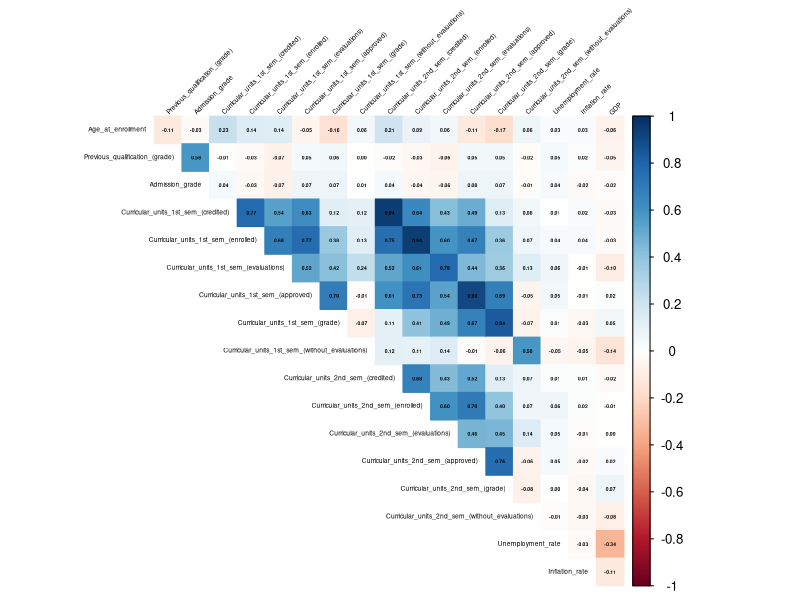
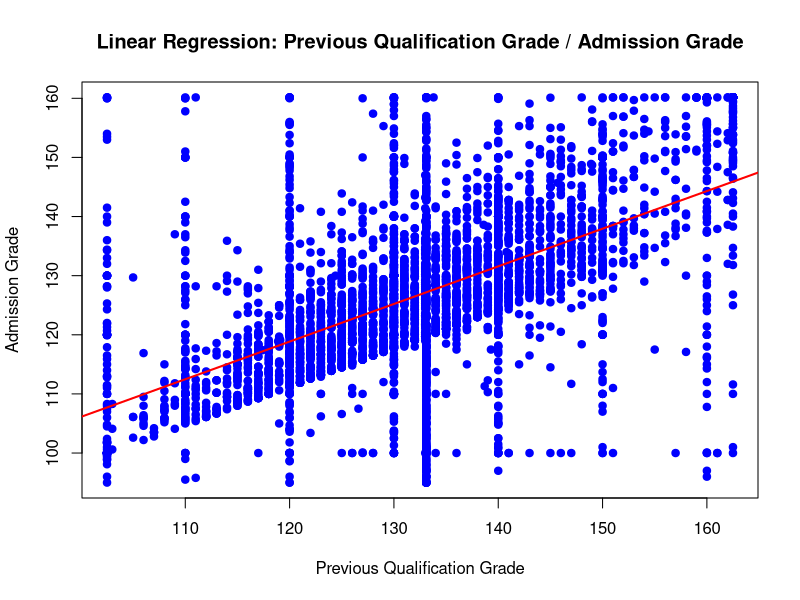
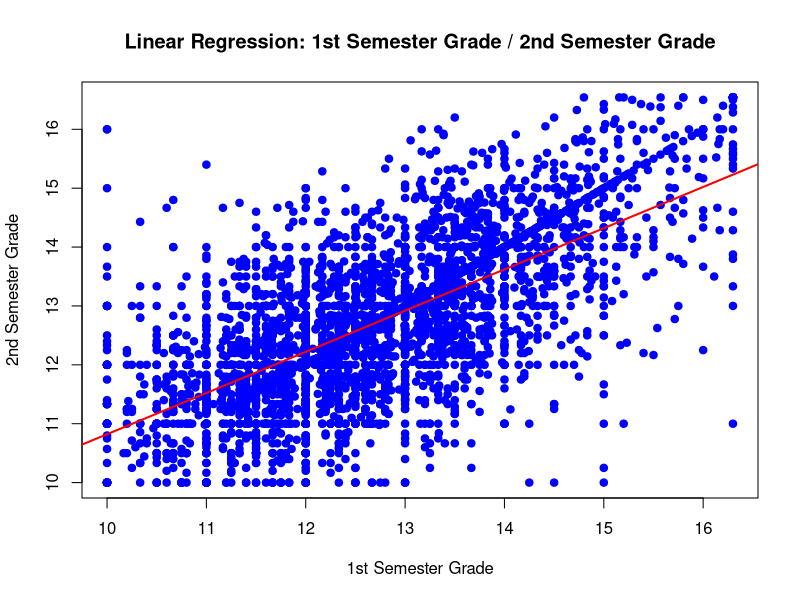

These figures' R source, in order:
## ---- chunk 1
library(here)
library(corrplot)

data <- read.csv(here("dataset/dataMod.csv"), sep = ",", header = TRUE, check.names = FALSE)
head(data)

numeric_features <- c("Age_at_enrollment", "Previous_qualification_(grade)", "Admission_grade", "Curricular_units_1st_sem_(credited)", "Curricular_units_1st_sem_(enrolled)","Curricular_units_1st_sem_(evaluations)", "Curricular_units_1st_sem_(approved)","Curricular_units_1st_sem_(grade)", "Curricular_units_1st_sem_(without_evaluations)","Curricular_units_2nd_sem_(credited)", "Curricular_units_2nd_sem_(enrolled)","Curricular_units_2nd_sem_(evaluations)", "Curricular_units_2nd_sem_(approved)","Curricular_units_2nd_sem_(grade)", "Curricular_units_2nd_sem_(without_evaluations)", "Unemployment_rate", "Inflation_rate", "GDP")

numeric_data <- data[, numeric_features]

correlation_matrix <- cor(numeric_data)


winsorize <- function(column) {
  # Calcolo dei quantili e dell'IQR
  q1 <- quantile(column, 0.25, na.rm = TRUE)  # Primo quartile
  q3 <- quantile(column, 0.75, na.rm = TRUE)  # Terzo quartile
  iqr <- q3 - q1                              # Intervallo interquartile
  
  # Calcolo dei limiti del boxplot
  lower_bound <- q1 - 1.5 * iqr
  upper_bound <- q3 + 1.5 * iqr
  
  # Winsorization basata sui limiti
  column <- pmin(pmax(column, lower_bound), upper_bound)
  return(column)
}
## ---- chunk 2
#Corrplot
#pdf("correlation_plot.pdf", width = 8, height = 8)
corrplot(correlation_matrix, method = "color", type = "upper",
         tl.col = "black", tl.srt = 45, diag = FALSE,
         addCoef.col = "black", number.cex = 0.3, tl.cex = 0.4)

#dev.off()

## ---- chunk 3

library(GGally)

# Subset dei dati numerici
numeric_data <- data[, numeric_features]

# Creazione della matrice triangolare di scatterplot
#pdf("scatterplot_matrix.pdf", width = 12, height = 12)

#ggpairs(
 # numeric_data,
  #upper = list(continuous = wrap("cor", size = 3)), # Mostra le correlazioni nella parte superiore
  #lower = list(continuous = wrap("points", alpha = 0.5, size = 0.5)), # Scatterplot nella parte inferiore
  #diag = list(continuous = wrap("barDiag", bins = 20)) # Istogrammi nella diagonale
#)

#dev.off()

## ---- chunk 4
# Calcolo dell'IQR per la variabile indipendente
iqr_x <- IQR(data$`Previous_qualification_(grade)`)
q1_x <- quantile(data$`Previous_qualification_(grade)`, 0.25)
q3_x <- quantile(data$`Previous_qualification_(grade)`, 0.75)
lower_bound_x <- q1_x - 1.5 * iqr_x
upper_bound_x <- q3_x + 1.5 * iqr_x

# Calcolo dell'IQR per la variabile dipendente
iqr_y <- IQR(data$Admission_grade)
q1_y <- quantile(data$Admission_grade, 0.25)
q3_y <- quantile(data$Admission_grade, 0.75)
lower_bound_y <- q1_y - 1.5 * iqr_y
upper_bound_y <- q3_y + 1.5 * iqr_y




# Winsorization per la variabile indipendente
data$`Previous_qualification_(grade)` <- pmin(pmax(data$`Previous_qualification_(grade)`, lower_bound_x), upper_bound_x)

# Winsorization per la variabile dipendente
data$Admission_grade <- pmin(pmax(data$Admission_grade, lower_bound_y), upper_bound_y)

x_var <- data$`Previous_qualification_(grade)` # Variabile Indipendente
y_var <- data$`Admission_grade` # Variabile Dipendente

# Creazione dello scatterplot
plot(x_var, y_var, 
     main = "Linear Regression: Previous Qualification Grade / Admission Grade",
     xlab = "Previous Qualification Grade",
     ylab = "Admission Grade",
     pch = 19,
     col = "blue")   

# Calcolo del modello di regressione lineare
modello <- lm(y_var ~ x_var)

# Aggiunta della retta di regressione
abline(modello, col = "red", lwd = 2)

# Estrazione dei coefficienti
intercept <- coef(modello)[1]  # Intercetta
slope <- coef(modello)[2]      # Coefficiente angolare

# Creazione dell'equazione della retta
equation <- paste0("y = ", round(intercept, 2), " + ", round(slope, 2), "x")

# Aggiunta dell'equazione al grafico
print(equation)

# Visualizzazione dei parametri della retta di regressione
summary(modello)

## ---- chunk 5
# Calcolo dell'IQR per la variabile indipendente
iqr_x <- IQR(data$`Curricular_units_1st_sem_(grade)`)
q1_x <- quantile(data$`Curricular_units_1st_sem_(grade)`, 0.25)
q3_x <- quantile(data$`Curricular_units_1st_sem_(grade)`, 0.75)
lower_bound_x <- q1_x - 1.5 * iqr_x
upper_bound_x <- q3_x + 1.5 * iqr_x

# Calcolo dell'IQR per la variabile dipendente
iqr_y <- IQR(data$`Curricular_units_2nd_sem_(grade)`)
q1_y <- quantile(data$`Curricular_units_2nd_sem_(grade)`, 0.25)
q3_y <- quantile(data$`Curricular_units_2nd_sem_(grade)`, 0.75)
lower_bound_y <- q1_y - 1.5 * iqr_y
upper_bound_y <- q3_y + 1.5 * iqr_y

data_filtered <- data[!(data$`Curricular_units_1st_sem_(grade)` == 0 | data$`Curricular_units_2nd_sem_(grade)` == 0), ]
data_filtered$`Curricular_units_1st_sem_(grade)` <- winsorize(data_filtered$`Curricular_units_1st_sem_(grade)`)
data_filtered$`Curricular_units_2nd_sem_(grade)` <- winsorize(data_filtered$`Curricular_units_2nd_sem_(grade)`)

x_var <- data_filtered$`Curricular_units_1st_sem_(grade)` # Variabile Indipendente
y_var <- data_filtered$`Curricular_units_2nd_sem_(grade)` # Variabile Dipendente

# Creazione dello scatterplot
plot(x_var, y_var, 
     main = "Linear Regression: 1st Semester Grade / 2nd Semester Grade",
     xlab = "1st Semester Grade",
     ylab = "2nd Semester Grade",
     pch = 19,
     col = "blue")   

# Calcolo del modello di regressione lineare
modello <- lm(y_var ~ x_var)

# Aggiunta della retta di regressione
abline(modello, col = "red", lwd = 2)

# Estrazione dei coefficienti
intercept <- coef(modello)[1]  # Intercetta
slope <- coef(modello)[2]      # Coefficiente angolare

# Creazione dell'equazione della retta
equation <- paste0("y = ", round(intercept, 2), " + ", round(slope, 2), "x")

# Aggiunta dell'equazione al grafico
print(equation)

# Visualizzazione dei parametri della retta di regressione
summary(modello)

# Calcolo del Mean Absolute Error (MAE)
predizioni <- predict(modello, newdata = data.frame(x_var = x_var))
mae <- mean(abs(predizioni - y_var))
print(paste("Il Mean Absolute Error (MAE) è:", round(mae, 2)))
